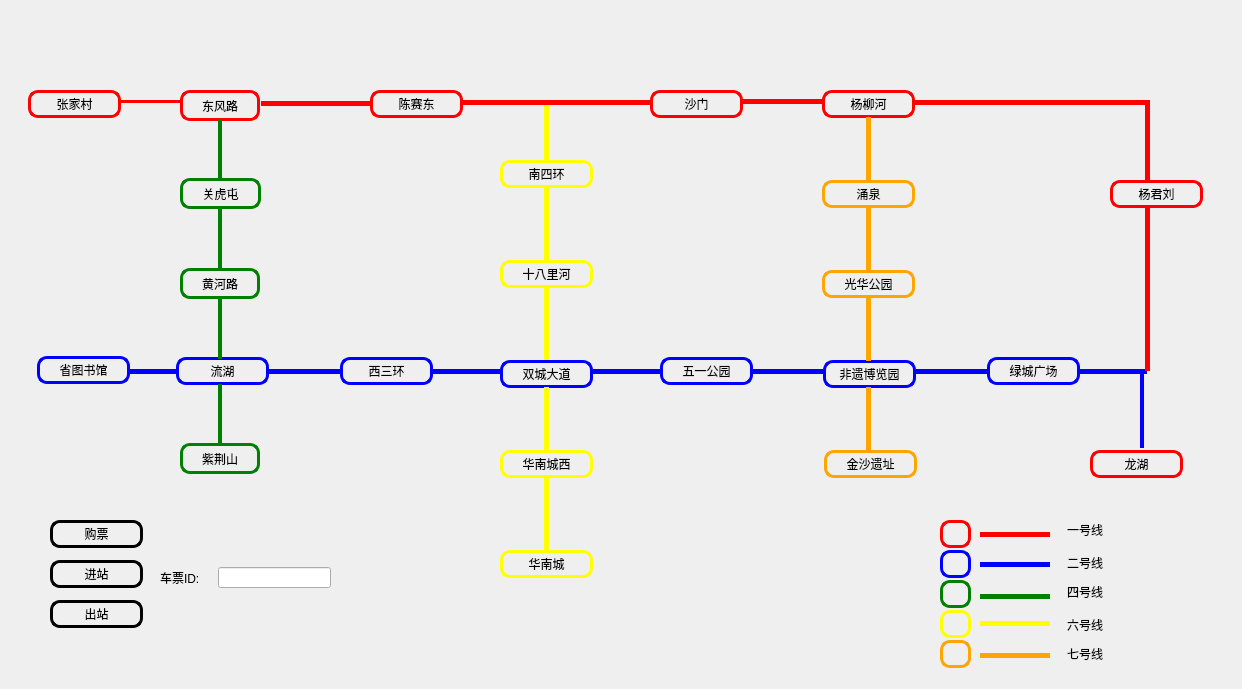
<?xml version="1.0" encoding="UTF-8"?>
<ui version="4.0">
 <class>Widget</class>
 <widget class="QWidget" name="Widget">
  <property name="geometry">
   <rect>
    <x>0</x>
    <y>0</y>
    <width>1242</width>
    <height>689</height>
   </rect>
  </property>
  <property name="minimumSize">
   <size>
    <width>1242</width>
    <height>0</height>
   </size>
  </property>
  <property name="windowTitle">
   <string>Widget</string>
  </property>
  <property name="styleSheet">
   <string notr="true">QPushButton{
    width: 20px;
    height: 20px;
    border: 3px solid green;
    border-radius: 10px;
}</string>
  </property>
  <widget class="QPushButton" name="pushButton">
   <property name="geometry">
    <rect>
     <x>822</x>
     <y>90</y>
     <width>93</width>
     <height>28</height>
    </rect>
   </property>
   <property name="styleSheet">
    <string notr="true">QPushButton{
    width: 20px;
    height: 20px;
    border: 3px solid red;
    border-radius: 10px;
}</string>
   </property>
   <property name="text">
    <string>杨柳河</string>
   </property>
  </widget>
  <widget class="QPushButton" name="pushButton_2">
   <property name="geometry">
    <rect>
     <x>822</x>
     <y>270</y>
     <width>93</width>
     <height>28</height>
    </rect>
   </property>
   <property name="styleSheet">
    <string notr="true">QPushButton{
    width: 20px;
    height: 20px;
    border: 3px solid orange;
    border-radius: 10px;
}</string>
   </property>
   <property name="text">
    <string>光华公园</string>
   </property>
  </widget>
  <widget class="QPushButton" name="pushButton_3">
   <property name="geometry">
    <rect>
     <x>822</x>
     <y>180</y>
     <width>93</width>
     <height>28</height>
    </rect>
   </property>
   <property name="styleSheet">
    <string notr="true">QPushButton{
    width: 20px;
    height: 20px;
    border: 3px solid orange;
    border-radius: 10px;
}</string>
   </property>
   <property name="text">
    <string>涌泉</string>
   </property>
  </widget>
  <widget class="QPushButton" name="pushButton_4">
   <property name="geometry">
    <rect>
     <x>823</x>
     <y>360</y>
     <width>93</width>
     <height>28</height>
    </rect>
   </property>
   <property name="styleSheet">
    <string notr="true">QPushButton{
    width: 20px;
    height: 20px;
    border: 3px solid blue;
    border-radius: 10px;
}</string>
   </property>
   <property name="text">
    <string>非遗博览园</string>
   </property>
  </widget>
  <widget class="QPushButton" name="pushButton_5">
   <property name="geometry">
    <rect>
     <x>824</x>
     <y>450</y>
     <width>93</width>
     <height>28</height>
    </rect>
   </property>
   <property name="styleSheet">
    <string notr="true">QPushButton{
    width: 20px;
    height: 20px;
    border: 3px solid orange;
    border-radius: 10px;
}</string>
   </property>
   <property name="text">
    <string>金沙遗址</string>
   </property>
  </widget>
  <widget class="QPushButton" name="pushButton_6">
   <property name="geometry">
    <rect>
     <x>50</x>
     <y>520</y>
     <width>93</width>
     <height>28</height>
    </rect>
   </property>
   <property name="styleSheet">
    <string notr="true">QPushButton{
    width: 20px;
    height: 20px;
    border: 3px solid black;
    border-radius: 10px;
}</string>
   </property>
   <property name="text">
    <string>购票</string>
   </property>
  </widget>
  <widget class="QPushButton" name="pushButton_7">
   <property name="geometry">
    <rect>
     <x>50</x>
     <y>560</y>
     <width>93</width>
     <height>28</height>
    </rect>
   </property>
   <property name="styleSheet">
    <string notr="true">QPushButton{
    width: 20px;
    height: 20px;
    border: 3px solid black;
    border-radius: 10px;
}</string>
   </property>
   <property name="text">
    <string>进站</string>
   </property>
  </widget>
  <widget class="QPushButton" name="pushButton_8">
   <property name="geometry">
    <rect>
     <x>50</x>
     <y>600</y>
     <width>93</width>
     <height>28</height>
    </rect>
   </property>
   <property name="styleSheet">
    <string notr="true">QPushButton{
    width: 20px;
    height: 20px;
    border: 3px solid black;
    border-radius: 10px;
}</string>
   </property>
   <property name="text">
    <string>出站</string>
   </property>
  </widget>
  <widget class="QPushButton" name="pushButton_9">
   <property name="geometry">
    <rect>
     <x>176</x>
     <y>357</y>
     <width>93</width>
     <height>28</height>
    </rect>
   </property>
   <property name="styleSheet">
    <string notr="true">QPushButton{
    width: 20px;
    height: 20px;
    border: 3px solid blue;
    border-radius: 10px;
}</string>
   </property>
   <property name="text">
    <string>流湖</string>
   </property>
  </widget>
  <widget class="QPushButton" name="pushButton_10">
   <property name="geometry">
    <rect>
     <x>340</x>
     <y>357</y>
     <width>93</width>
     <height>28</height>
    </rect>
   </property>
   <property name="styleSheet">
    <string notr="true">QPushButton{
    width: 20px;
    height: 20px;
    border: 3px solid blue;
    border-radius: 10px;
}</string>
   </property>
   <property name="text">
    <string>西三环</string>
   </property>
  </widget>
  <widget class="QPushButton" name="pushButton_12">
   <property name="geometry">
    <rect>
     <x>660</x>
     <y>357</y>
     <width>93</width>
     <height>28</height>
    </rect>
   </property>
   <property name="styleSheet">
    <string notr="true">QPushButton{
    width: 20px;
    height: 20px;
    border: 3px solid blue;
    border-radius: 10px;
}</string>
   </property>
   <property name="text">
    <string>五一公园</string>
   </property>
  </widget>
  <widget class="QPushButton" name="pushButton_14">
   <property name="geometry">
    <rect>
     <x>987</x>
     <y>357</y>
     <width>93</width>
     <height>28</height>
    </rect>
   </property>
   <property name="styleSheet">
    <string notr="true">QPushButton{
    width: 20px;
    height: 20px;
    border: 3px solid blue;
    border-radius: 10px;
}</string>
   </property>
   <property name="text">
    <string>绿城广场</string>
   </property>
  </widget>
  <widget class="QPushButton" name="pushButton_13">
   <property name="geometry">
    <rect>
     <x>500</x>
     <y>360</y>
     <width>93</width>
     <height>28</height>
    </rect>
   </property>
   <property name="styleSheet">
    <string notr="true">QPushButton{
    width: 20px;
    height: 20px;
    border: 3px solid blue;
    border-radius: 10px;
}
</string>
   </property>
   <property name="text">
    <string>双城大道</string>
   </property>
  </widget>
  <widget class="QPushButton" name="pushButton_15">
   <property name="geometry">
    <rect>
     <x>500</x>
     <y>550</y>
     <width>93</width>
     <height>28</height>
    </rect>
   </property>
   <property name="styleSheet">
    <string notr="true">QPushButton{
    width: 20px;
    height: 20px;
    border: 3px solid yellow;
    border-radius: 10px;
}</string>
   </property>
   <property name="text">
    <string>华南城</string>
   </property>
  </widget>
  <widget class="QPushButton" name="pushButton_16">
   <property name="geometry">
    <rect>
     <x>500</x>
     <y>260</y>
     <width>93</width>
     <height>28</height>
    </rect>
   </property>
   <property name="styleSheet">
    <string notr="true">QPushButton{
    width: 20px;
    height: 20px;
    border: 3px solid yellow;
    border-radius: 10px;
}</string>
   </property>
   <property name="text">
    <string>十八里河</string>
   </property>
  </widget>
  <widget class="QPushButton" name="pushButton_17">
   <property name="geometry">
    <rect>
     <x>500</x>
     <y>450</y>
     <width>93</width>
     <height>28</height>
    </rect>
   </property>
   <property name="styleSheet">
    <string notr="true">QPushButton{
    width: 20px;
    height: 20px;
    border: 3px solid yellow;
    border-radius: 10px;
}</string>
   </property>
   <property name="text">
    <string>华南城西</string>
   </property>
  </widget>
  <widget class="QPushButton" name="pushButton_18">
   <property name="geometry">
    <rect>
     <x>500</x>
     <y>160</y>
     <width>93</width>
     <height>28</height>
    </rect>
   </property>
   <property name="styleSheet">
    <string notr="true">QPushButton{
    width: 20px;
    height: 20px;
    border: 3px solid yellow;
    border-radius: 10px;
}</string>
   </property>
   <property name="text">
    <string>南四环</string>
   </property>
  </widget>
  <widget class="QPushButton" name="pushButton_11">
   <property name="geometry">
    <rect>
     <x>180</x>
     <y>268</y>
     <width>80</width>
     <height>31</height>
    </rect>
   </property>
   <property name="styleSheet">
    <string notr="true">QPushButton{
    width: 20px;
    height: 20px;
    border: 3px solid green;
    border-radius: 10px;
}</string>
   </property>
   <property name="text">
    <string>黄河路</string>
   </property>
  </widget>
  <widget class="QPushButton" name="pushButton_20">
   <property name="geometry">
    <rect>
     <x>180</x>
     <y>90</y>
     <width>80</width>
     <height>31</height>
    </rect>
   </property>
   <property name="styleSheet">
    <string notr="true">QPushButton{
    width: 20px;
    height: 20px;
    border: 3px solid red;
    border-radius: 10px;
}</string>
   </property>
   <property name="text">
    <string>东风路</string>
   </property>
  </widget>
  <widget class="QPushButton" name="pushButton_21">
   <property name="geometry">
    <rect>
     <x>180</x>
     <y>178</y>
     <width>81</width>
     <height>31</height>
    </rect>
   </property>
   <property name="styleSheet">
    <string notr="true">QPushButton{
    width: 20px;
    height: 20px;
    border: 3px solid green;
    border-radius: 10px;
}</string>
   </property>
   <property name="text">
    <string>关虎屯</string>
   </property>
  </widget>
  <widget class="QPushButton" name="pushButton_22">
   <property name="geometry">
    <rect>
     <x>180</x>
     <y>443</y>
     <width>80</width>
     <height>31</height>
    </rect>
   </property>
   <property name="styleSheet">
    <string notr="true">QPushButton{
    width: 20px;
    height: 20px;
    border: 3px solid green;
    border-radius: 10px;
}</string>
   </property>
   <property name="text">
    <string>紫荆山</string>
   </property>
  </widget>
  <widget class="QPushButton" name="pushButton_19">
   <property name="geometry">
    <rect>
     <x>37</x>
     <y>356</y>
     <width>93</width>
     <height>28</height>
    </rect>
   </property>
   <property name="styleSheet">
    <string notr="true">QPushButton{
    width: 20px;
    height: 20px;
    border: 3px solid blue;
    border-radius: 10px;
}</string>
   </property>
   <property name="text">
    <string>省图书馆</string>
   </property>
  </widget>
  <widget class="QPushButton" name="pushButton_23">
   <property name="geometry">
    <rect>
     <x>370</x>
     <y>90</y>
     <width>93</width>
     <height>28</height>
    </rect>
   </property>
   <property name="styleSheet">
    <string notr="true">QPushButton{
    width: 20px;
    height: 20px;
    border: 3px solid red;
    border-radius: 10px;
}
</string>
   </property>
   <property name="text">
    <string>陈赛东</string>
   </property>
  </widget>
  <widget class="QPushButton" name="pushButton_24">
   <property name="geometry">
    <rect>
     <x>1110</x>
     <y>180</y>
     <width>93</width>
     <height>28</height>
    </rect>
   </property>
   <property name="styleSheet">
    <string notr="true">QPushButton{
    width: 20px;
    height: 20px;
    border: 3px solid red;
    border-radius: 10px;
}
</string>
   </property>
   <property name="text">
    <string>杨君刘</string>
   </property>
  </widget>
  <widget class="QPushButton" name="pushButton_25">
   <property name="geometry">
    <rect>
     <x>28</x>
     <y>90</y>
     <width>93</width>
     <height>28</height>
    </rect>
   </property>
   <property name="styleSheet">
    <string notr="true">QPushButton{
    width: 20px;
    height: 20px;
    border: 3px solid red;
    border-radius: 10px;
}
</string>
   </property>
   <property name="text">
    <string>张家村</string>
   </property>
  </widget>
  <widget class="QPushButton" name="pushButton_26">
   <property name="geometry">
    <rect>
     <x>650</x>
     <y>90</y>
     <width>93</width>
     <height>28</height>
    </rect>
   </property>
   <property name="styleSheet">
    <string notr="true">QPushButton{
    width: 20px;
    height: 20px;
    border: 3px solid red;
    border-radius: 10px;
}
</string>
   </property>
   <property name="text">
    <string>沙门</string>
   </property>
  </widget>
  <widget class="QPushButton" name="pushButton_27">
   <property name="geometry">
    <rect>
     <x>1090</x>
     <y>450</y>
     <width>93</width>
     <height>28</height>
    </rect>
   </property>
   <property name="styleSheet">
    <string notr="true">QPushButton{
    width: 20px;
    height: 20px;
    border: 3px solid red;
    border-radius: 10px;
}
</string>
   </property>
   <property name="text">
    <string>龙湖</string>
   </property>
  </widget>
  <widget class="QLabel" name="label">
   <property name="geometry">
    <rect>
     <x>160</x>
     <y>570</y>
     <width>72</width>
     <height>15</height>
    </rect>
   </property>
   <property name="text">
    <string>车票ID:</string>
   </property>
  </widget>
  <widget class="QLineEdit" name="lineEdit">
   <property name="geometry">
    <rect>
     <x>218</x>
     <y>567</y>
     <width>113</width>
     <height>21</height>
    </rect>
   </property>
  </widget>
  <widget class="QPushButton" name="pushButton_28">
   <property name="geometry">
    <rect>
     <x>218</x>
     <y>384</y>
     <width>4</width>
     <height>61</height>
    </rect>
   </property>
   <property name="styleSheet">
    <string notr="true">QPushButton{
    width: 20px;
    height: 20px;
    border: 3px solid green;
    border-radius: 10px;
}</string>
   </property>
   <property name="text">
    <string/>
   </property>
  </widget>
  <widget class="QPushButton" name="pushButton_29">
   <property name="geometry">
    <rect>
     <x>218</x>
     <y>298</y>
     <width>4</width>
     <height>61</height>
    </rect>
   </property>
   <property name="styleSheet">
    <string notr="true">QPushButton{
    width: 20px;
    height: 20px;
    border: 3px solid green;
    border-radius: 10px;
}</string>
   </property>
   <property name="text">
    <string/>
   </property>
  </widget>
  <widget class="QPushButton" name="pushButton_30">
   <property name="geometry">
    <rect>
     <x>218</x>
     <y>208</y>
     <width>4</width>
     <height>62</height>
    </rect>
   </property>
   <property name="styleSheet">
    <string notr="true">QPushButton{
    width: 20px;
    height: 20px;
    border: 3px solid green;
    border-radius: 10px;
}</string>
   </property>
   <property name="text">
    <string/>
   </property>
  </widget>
  <widget class="QPushButton" name="pushButton_31">
   <property name="geometry">
    <rect>
     <x>218</x>
     <y>120</y>
     <width>4</width>
     <height>60</height>
    </rect>
   </property>
   <property name="styleSheet">
    <string notr="true">QPushButton{
    width: 20px;
    height: 20px;
    border: 3px solid green;
    border-radius: 10px;
}</string>
   </property>
   <property name="text">
    <string/>
   </property>
  </widget>
  <widget class="QPushButton" name="pushButton_32">
   <property name="geometry">
    <rect>
     <x>544</x>
     <y>477</y>
     <width>5</width>
     <height>74</height>
    </rect>
   </property>
   <property name="styleSheet">
    <string notr="true">QPushButton{
    width: 20px;
    height: 20px;
    border: 3px solid yellow;
    border-radius: 10px;
}</string>
   </property>
   <property name="text">
    <string/>
   </property>
  </widget>
  <widget class="QPushButton" name="pushButton_33">
   <property name="geometry">
    <rect>
     <x>544</x>
     <y>387</y>
     <width>5</width>
     <height>63</height>
    </rect>
   </property>
   <property name="styleSheet">
    <string notr="true">QPushButton{
    width: 20px;
    height: 20px;
    border: 3px solid yellow;
    border-radius: 10px;
}</string>
   </property>
   <property name="text">
    <string/>
   </property>
  </widget>
  <widget class="QPushButton" name="pushButton_34">
   <property name="geometry">
    <rect>
     <x>544</x>
     <y>287</y>
     <width>5</width>
     <height>73</height>
    </rect>
   </property>
   <property name="styleSheet">
    <string notr="true">QPushButton{
    width: 20px;
    height: 20px;
    border: 3px solid yellow;
    border-radius: 10px;
}</string>
   </property>
   <property name="text">
    <string/>
   </property>
  </widget>
  <widget class="QPushButton" name="pushButton_35">
   <property name="geometry">
    <rect>
     <x>544</x>
     <y>187</y>
     <width>5</width>
     <height>73</height>
    </rect>
   </property>
   <property name="styleSheet">
    <string notr="true">QPushButton{
    width: 20px;
    height: 20px;
    border: 3px solid yellow;
    border-radius: 10px;
}</string>
   </property>
   <property name="text">
    <string/>
   </property>
  </widget>
  <widget class="QPushButton" name="pushButton_36">
   <property name="geometry">
    <rect>
     <x>544</x>
     <y>100</y>
     <width>5</width>
     <height>63</height>
    </rect>
   </property>
   <property name="styleSheet">
    <string notr="true">QPushButton{
    width: 20px;
    height: 20px;
    border: 3px solid yellow;
    border-radius: 10px;
}</string>
   </property>
   <property name="text">
    <string/>
   </property>
  </widget>
  <widget class="QPushButton" name="pushButton_37">
   <property name="geometry">
    <rect>
     <x>127</x>
     <y>369</y>
     <width>49</width>
     <height>5</height>
    </rect>
   </property>
   <property name="styleSheet">
    <string notr="true">QPushButton{
    width: 20px;
    height: 20px;
    border: 3px solid blue;
    border-radius: 10px;
}</string>
   </property>
   <property name="text">
    <string/>
   </property>
  </widget>
  <widget class="QPushButton" name="pushButton_38">
   <property name="geometry">
    <rect>
     <x>269</x>
     <y>369</y>
     <width>71</width>
     <height>5</height>
    </rect>
   </property>
   <property name="styleSheet">
    <string notr="true">QPushButton{
    width: 20px;
    height: 20px;
    border: 3px solid blue;
    border-radius: 10px;
}</string>
   </property>
   <property name="text">
    <string/>
   </property>
  </widget>
  <widget class="QPushButton" name="pushButton_39">
   <property name="geometry">
    <rect>
     <x>432</x>
     <y>369</y>
     <width>69</width>
     <height>5</height>
    </rect>
   </property>
   <property name="styleSheet">
    <string notr="true">QPushButton{
    width: 20px;
    height: 20px;
    border: 3px solid blue;
    border-radius: 10px;
}</string>
   </property>
   <property name="text">
    <string/>
   </property>
  </widget>
  <widget class="QPushButton" name="pushButton_40">
   <property name="geometry">
    <rect>
     <x>591</x>
     <y>369</y>
     <width>69</width>
     <height>5</height>
    </rect>
   </property>
   <property name="styleSheet">
    <string notr="true">QPushButton{
    width: 20px;
    height: 20px;
    border: 3px solid blue;
    border-radius: 10px;
}</string>
   </property>
   <property name="text">
    <string/>
   </property>
  </widget>
  <widget class="QPushButton" name="pushButton_41">
   <property name="geometry">
    <rect>
     <x>753</x>
     <y>369</y>
     <width>70</width>
     <height>5</height>
    </rect>
   </property>
   <property name="styleSheet">
    <string notr="true">QPushButton{
    width: 20px;
    height: 20px;
    border: 3px solid blue;
    border-radius: 10px;
}</string>
   </property>
   <property name="text">
    <string/>
   </property>
  </widget>
  <widget class="QPushButton" name="pushButton_42">
   <property name="geometry">
    <rect>
     <x>916</x>
     <y>369</y>
     <width>71</width>
     <height>5</height>
    </rect>
   </property>
   <property name="styleSheet">
    <string notr="true">QPushButton{
    width: 20px;
    height: 20px;
    border: 3px solid blue;
    border-radius: 10px;
}</string>
   </property>
   <property name="text">
    <string/>
   </property>
  </widget>
  <widget class="QPushButton" name="pushButton_43">
   <property name="geometry">
    <rect>
     <x>1078</x>
     <y>369</y>
     <width>69</width>
     <height>5</height>
    </rect>
   </property>
   <property name="styleSheet">
    <string notr="true">QPushButton{
    width: 20px;
    height: 20px;
    border: 3px solid blue;
    border-radius: 10px;
}</string>
   </property>
   <property name="text">
    <string/>
   </property>
  </widget>
  <widget class="QPushButton" name="pushButton_45">
   <property name="geometry">
    <rect>
     <x>866</x>
     <y>387</y>
     <width>5</width>
     <height>64</height>
    </rect>
   </property>
   <property name="styleSheet">
    <string notr="true">QPushButton{
    width: 20px;
    height: 20px;
    border: 3px solid orange;
    border-radius: 10px;
}</string>
   </property>
   <property name="text">
    <string/>
   </property>
  </widget>
  <widget class="QPushButton" name="pushButton_46">
   <property name="geometry">
    <rect>
     <x>866</x>
     <y>297</y>
     <width>5</width>
     <height>64</height>
    </rect>
   </property>
   <property name="styleSheet">
    <string notr="true">QPushButton{
    width: 20px;
    height: 20px;
    border: 3px solid orange;
    border-radius: 10px;
}</string>
   </property>
   <property name="text">
    <string/>
   </property>
  </widget>
  <widget class="QPushButton" name="pushButton_47">
   <property name="geometry">
    <rect>
     <x>866</x>
     <y>207</y>
     <width>5</width>
     <height>64</height>
    </rect>
   </property>
   <property name="styleSheet">
    <string notr="true">QPushButton{
    width: 20px;
    height: 20px;
    border: 3px solid orange;
    border-radius: 10px;
}</string>
   </property>
   <property name="text">
    <string/>
   </property>
  </widget>
  <widget class="QPushButton" name="pushButton_48">
   <property name="geometry">
    <rect>
     <x>866</x>
     <y>117</y>
     <width>5</width>
     <height>64</height>
    </rect>
   </property>
   <property name="styleSheet">
    <string notr="true">QPushButton{
    width: 20px;
    height: 20px;
    border: 3px solid orange;
    border-radius: 10px;
}</string>
   </property>
   <property name="text">
    <string/>
   </property>
  </widget>
  <widget class="QPushButton" name="pushButton_44">
   <property name="geometry">
    <rect>
     <x>120</x>
     <y>100</y>
     <width>60</width>
     <height>3</height>
    </rect>
   </property>
   <property name="styleSheet">
    <string notr="true">QPushButton{
    width: 20px;
    height: 20px;
    border: 3px solid red;
    border-radius: 10px;
}
</string>
   </property>
   <property name="text">
    <string/>
   </property>
  </widget>
  <widget class="QPushButton" name="pushButton_50">
   <property name="geometry">
    <rect>
     <x>261</x>
     <y>101</y>
     <width>110</width>
     <height>5</height>
    </rect>
   </property>
   <property name="styleSheet">
    <string notr="true">QPushButton{
    width: 20px;
    height: 20px;
    border: 3px solid red;
    border-radius: 10px;
}
</string>
   </property>
   <property name="text">
    <string/>
   </property>
  </widget>
  <widget class="QPushButton" name="pushButton_51">
   <property name="geometry">
    <rect>
     <x>463</x>
     <y>100</y>
     <width>188</width>
     <height>5</height>
    </rect>
   </property>
   <property name="styleSheet">
    <string notr="true">QPushButton{
    width: 20px;
    height: 20px;
    border: 3px solid red;
    border-radius: 10px;
}
</string>
   </property>
   <property name="text">
    <string/>
   </property>
  </widget>
  <widget class="QPushButton" name="pushButton_52">
   <property name="geometry">
    <rect>
     <x>742</x>
     <y>99</y>
     <width>81</width>
     <height>5</height>
    </rect>
   </property>
   <property name="styleSheet">
    <string notr="true">QPushButton{
    width: 20px;
    height: 20px;
    border: 3px solid red;
    border-radius: 10px;
}
</string>
   </property>
   <property name="text">
    <string/>
   </property>
  </widget>
  <widget class="QPushButton" name="pushButton_53">
   <property name="geometry">
    <rect>
     <x>914</x>
     <y>100</y>
     <width>236</width>
     <height>5</height>
    </rect>
   </property>
   <property name="styleSheet">
    <string notr="true">QPushButton{
    width: 20px;
    height: 20px;
    border: 3px solid red;
    border-radius: 10px;
}
</string>
   </property>
   <property name="text">
    <string/>
   </property>
  </widget>
  <widget class="QPushButton" name="pushButton_54">
   <property name="geometry">
    <rect>
     <x>1145</x>
     <y>103</y>
     <width>5</width>
     <height>78</height>
    </rect>
   </property>
   <property name="styleSheet">
    <string notr="true">QPushButton{
    width: 20px;
    height: 20px;
    border: 3px solid red;
    border-radius: 10px;
}
</string>
   </property>
   <property name="text">
    <string/>
   </property>
  </widget>
  <widget class="QPushButton" name="pushButton_56">
   <property name="geometry">
    <rect>
     <x>1145</x>
     <y>206</y>
     <width>5</width>
     <height>165</height>
    </rect>
   </property>
   <property name="styleSheet">
    <string notr="true">QPushButton{
    width: 20px;
    height: 20px;
    border: 3px solid red;
    border-radius: 10px;
}
</string>
   </property>
   <property name="text">
    <string/>
   </property>
  </widget>
  <widget class="QPushButton" name="pushButton_57">
   <property name="geometry">
    <rect>
     <x>1140</x>
     <y>370</y>
     <width>4</width>
     <height>78</height>
    </rect>
   </property>
   <property name="styleSheet">
    <string notr="true">QPushButton{
    width: 20px;
    height: 20px;
    border: 3px solid blue;
    border-radius: 10px;
}</string>
   </property>
   <property name="text">
    <string/>
   </property>
  </widget>
  <widget class="QPushButton" name="pushButton_58">
   <property name="geometry">
    <rect>
     <x>940</x>
     <y>520</y>
     <width>31</width>
     <height>28</height>
    </rect>
   </property>
   <property name="styleSheet">
    <string notr="true">QPushButton{
    width: 20px;
    height: 20px;
    border: 3px solid red;
    border-radius: 10px;
}
</string>
   </property>
   <property name="text">
    <string/>
   </property>
  </widget>
  <widget class="QPushButton" name="pushButton_59">
   <property name="geometry">
    <rect>
     <x>940</x>
     <y>550</y>
     <width>31</width>
     <height>28</height>
    </rect>
   </property>
   <property name="styleSheet">
    <string notr="true">QPushButton{
    width: 20px;
    height: 20px;
    border: 3px solid blue;
    border-radius: 10px;
}</string>
   </property>
   <property name="text">
    <string/>
   </property>
  </widget>
  <widget class="QPushButton" name="pushButton_60">
   <property name="geometry">
    <rect>
     <x>940</x>
     <y>610</y>
     <width>31</width>
     <height>28</height>
    </rect>
   </property>
   <property name="styleSheet">
    <string notr="true">QPushButton{
    width: 20px;
    height: 20px;
    border: 3px solid yellow;
    border-radius: 10px;
}</string>
   </property>
   <property name="text">
    <string/>
   </property>
  </widget>
  <widget class="QPushButton" name="pushButton_61">
   <property name="geometry">
    <rect>
     <x>940</x>
     <y>580</y>
     <width>31</width>
     <height>28</height>
    </rect>
   </property>
   <property name="styleSheet">
    <string notr="true">QPushButton{
    width: 20px;
    height: 20px;
    border: 3px solid green;
    border-radius: 10px;
}</string>
   </property>
   <property name="text">
    <string/>
   </property>
  </widget>
  <widget class="QPushButton" name="pushButton_62">
   <property name="geometry">
    <rect>
     <x>940</x>
     <y>640</y>
     <width>31</width>
     <height>28</height>
    </rect>
   </property>
   <property name="styleSheet">
    <string notr="true">QPushButton{
    width: 20px;
    height: 20px;
    border: 3px solid orange;
    border-radius: 10px;
}</string>
   </property>
   <property name="text">
    <string/>
   </property>
  </widget>
  <widget class="QPushButton" name="pushButton_63">
   <property name="geometry">
    <rect>
     <x>980</x>
     <y>532</y>
     <width>70</width>
     <height>5</height>
    </rect>
   </property>
   <property name="styleSheet">
    <string notr="true">QPushButton{
    width: 20px;
    height: 20px;
    border: 3px solid red;
    border-radius: 10px;
}
</string>
   </property>
   <property name="text">
    <string/>
   </property>
  </widget>
  <widget class="QPushButton" name="pushButton_64">
   <property name="geometry">
    <rect>
     <x>980</x>
     <y>562</y>
     <width>70</width>
     <height>5</height>
    </rect>
   </property>
   <property name="styleSheet">
    <string notr="true">QPushButton{
    width: 20px;
    height: 20px;
    border: 3px solid blue;
    border-radius: 10px;
}</string>
   </property>
   <property name="text">
    <string/>
   </property>
  </widget>
  <widget class="QPushButton" name="pushButton_65">
   <property name="geometry">
    <rect>
     <x>980</x>
     <y>594</y>
     <width>70</width>
     <height>5</height>
    </rect>
   </property>
   <property name="styleSheet">
    <string notr="true">QPushButton{
    width: 20px;
    height: 20px;
    border: 3px solid green;
    border-radius: 10px;
}</string>
   </property>
   <property name="text">
    <string/>
   </property>
  </widget>
  <widget class="QPushButton" name="pushButton_66">
   <property name="geometry">
    <rect>
     <x>980</x>
     <y>621</y>
     <width>70</width>
     <height>5</height>
    </rect>
   </property>
   <property name="styleSheet">
    <string notr="true">QPushButton{
    width: 20px;
    height: 20px;
    border: 3px solid yellow;
    border-radius: 10px;
}</string>
   </property>
   <property name="text">
    <string/>
   </property>
  </widget>
  <widget class="QPushButton" name="pushButton_67">
   <property name="geometry">
    <rect>
     <x>980</x>
     <y>653</y>
     <width>70</width>
     <height>5</height>
    </rect>
   </property>
   <property name="styleSheet">
    <string notr="true">QPushButton{
    width: 20px;
    height: 20px;
    border: 3px solid orange;
    border-radius: 10px;
}</string>
   </property>
   <property name="text">
    <string/>
   </property>
  </widget>
  <widget class="QLabel" name="label_2">
   <property name="geometry">
    <rect>
     <x>1067</x>
     <y>522</y>
     <width>72</width>
     <height>15</height>
    </rect>
   </property>
   <property name="styleSheet">
    <string notr="true">font: 9pt &quot;微软雅黑&quot;;</string>
   </property>
   <property name="text">
    <string>一号线</string>
   </property>
  </widget>
  <widget class="QLabel" name="label_3">
   <property name="geometry">
    <rect>
     <x>1067</x>
     <y>555</y>
     <width>72</width>
     <height>15</height>
    </rect>
   </property>
   <property name="styleSheet">
    <string notr="true">font: 9pt &quot;微软雅黑&quot;;</string>
   </property>
   <property name="text">
    <string>二号线</string>
   </property>
  </widget>
  <widget class="QLabel" name="label_4">
   <property name="geometry">
    <rect>
     <x>1067</x>
     <y>617</y>
     <width>72</width>
     <height>15</height>
    </rect>
   </property>
   <property name="styleSheet">
    <string notr="true">font: 9pt &quot;微软雅黑&quot;;</string>
   </property>
   <property name="text">
    <string>六号线</string>
   </property>
  </widget>
  <widget class="QLabel" name="label_5">
   <property name="geometry">
    <rect>
     <x>1067</x>
     <y>584</y>
     <width>72</width>
     <height>15</height>
    </rect>
   </property>
   <property name="styleSheet">
    <string notr="true">font: 9pt &quot;微软雅黑&quot;;</string>
   </property>
   <property name="text">
    <string>四号线</string>
   </property>
  </widget>
  <widget class="QLabel" name="label_6">
   <property name="geometry">
    <rect>
     <x>1067</x>
     <y>646</y>
     <width>72</width>
     <height>15</height>
    </rect>
   </property>
   <property name="styleSheet">
    <string notr="true">font: 9pt &quot;微软雅黑&quot;;</string>
   </property>
   <property name="text">
    <string>七号线</string>
   </property>
  </widget>
 </widget>
 <layoutdefault spacing="6" margin="11"/>
 <resources/>
 <connections/>
</ui>
